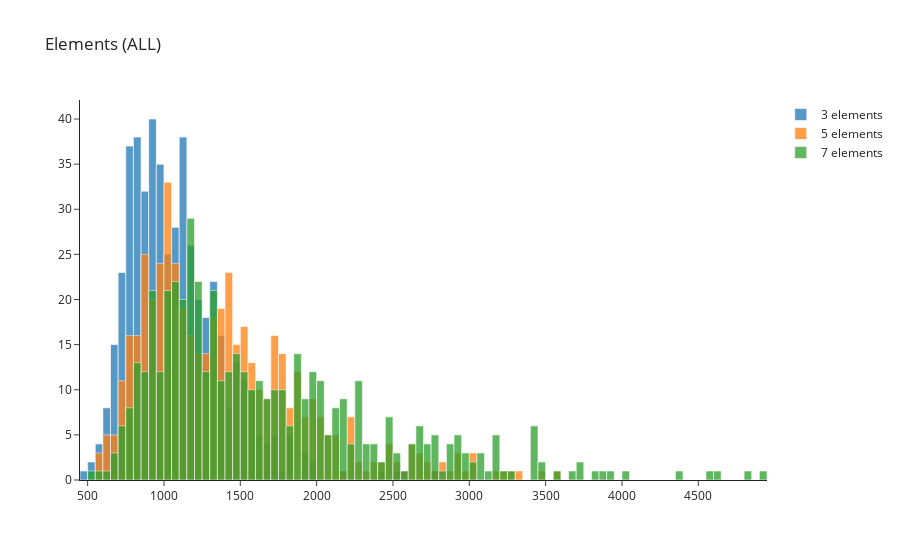
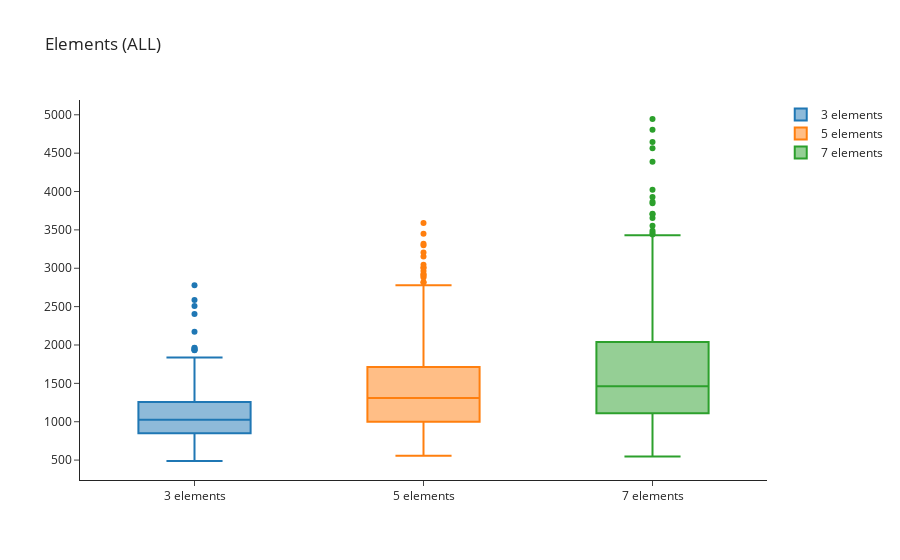

The notebook cell saved with these charts, in order:
### Code cell
fig = go.Figure()

fig.add_trace(go.Histogram(
    x=element3_df.duration,
    name='3 elements',
    xbins=dict(size=xbins_size)
    ))

fig.add_trace(go.Histogram(
    x=element5_df.duration,
    name='5 elements',
    xbins=dict(size=xbins_size)
    ))

fig.add_trace(go.Histogram(
    x=element7_df.duration,
    name='7 elements',
    nbinsx=100
    ))

# Overlay both histograms
fig.update_layout(
    title='Elements (ALL)',
    barmode='overlay')
# Reduce opacity to see both histograms
fig.update_traces(opacity=0.75)
fig.show()


# Box Plot
fig = go.Figure()
fig.add_trace(go.Box(y=element3_df.duration,name='3 elements'))
fig.add_trace(go.Box(y=element5_df.duration,name='5 elements'))
fig.add_trace(go.Box(y=element7_df.duration,name='7 elements'))
fig.update_layout(
    title='Elements (ALL)'
)
fig.show()

### Figure 1 — Plotly figure (JSON) as saved in the notebook; plotly's stock layout.template omitted (floating-point values rounded to 4 significant figures; data arrays with more than 128 entries replaced by an {"elided": "..."} marker saying what was removed)
{"data": [{"name": "3 elements", "opacity": 0.75, "type": "histogram", "x": {"elided": "500 float values"}, "xbins": {"size": 50}}, {"name": "5 elements", "opacity": 0.75, "type": "histogram", "x": {"elided": "500 float values"}, "xbins": {"size": 50}}, {"name": "7 elements", "nbinsx": 100, "opacity": 0.75, "type": "histogram", "x": {"elided": "500 float values"}}], "layout": {"barmode": "overlay", "title": {"text": "Elements (ALL)"}}}

### Figure 2 — Plotly figure (JSON) as saved in the notebook; plotly's stock layout.template omitted (floating-point values rounded to 4 significant figures; data arrays with more than 128 entries replaced by an {"elided": "..."} marker saying what was removed)
{"data": [{"name": "3 elements", "type": "box", "y": {"elided": "500 float values"}}, {"name": "5 elements", "type": "box", "y": {"elided": "500 float values"}}, {"name": "7 elements", "type": "box", "y": {"elided": "500 float values"}}], "layout": {"title": {"text": "Elements (ALL)"}}}
